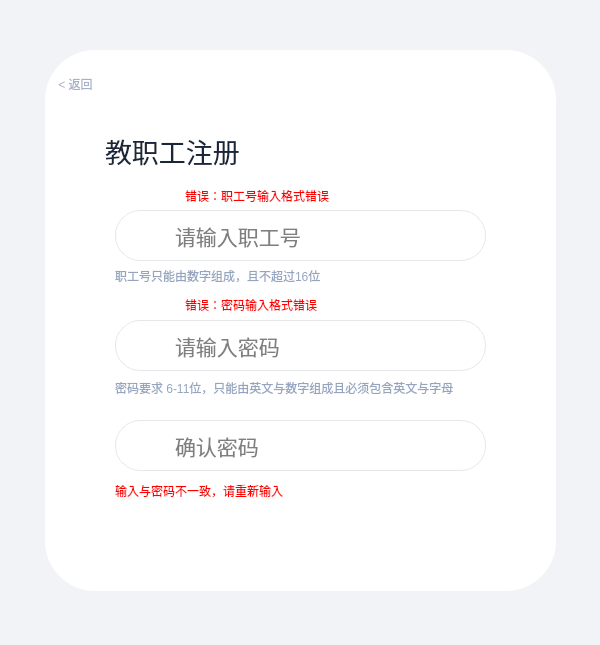
<?xml version="1.0" encoding="UTF-8"?>
<ui version="4.0">
 <class>RegisterDlg</class>
 <widget class="QDialog" name="RegisterDlg">
  <property name="geometry">
   <rect>
    <x>0</x>
    <y>0</y>
    <width>600</width>
    <height>645</height>
   </rect>
  </property>
  <property name="minimumSize">
   <size>
    <width>600</width>
    <height>645</height>
   </size>
  </property>
  <property name="maximumSize">
   <size>
    <width>600</width>
    <height>645</height>
   </size>
  </property>
  <property name="windowTitle">
   <string>Dialog</string>
  </property>
  <property name="styleSheet">
   <string notr="true">#RegisterDlg
{
background-color:#f1f3f6;
}</string>
  </property>
  <widget class="QWidget" name="widget" native="true">
   <property name="geometry">
    <rect>
     <x>45</x>
     <y>50</y>
     <width>511</width>
     <height>541</height>
    </rect>
   </property>
   <property name="styleSheet">
    <string notr="true">#widget
{
background-color:#ffffff;
border-radius:50; 
}</string>
   </property>
   <widget class="QPushButton" name="pushButton">
    <property name="geometry">
     <rect>
      <x>0</x>
      <y>20</y>
      <width>61</width>
      <height>28</height>
     </rect>
    </property>
    <property name="styleSheet">
     <string notr="true">#pushButton
{
color:#a7b0ca;
  background-color: rgba(0, 0, 0, 0);
  border: none; 
}

#pushButton:hover{
color:#dd3a5f;
}</string>
    </property>
    <property name="text">
     <string>&lt; 返回</string>
    </property>
   </widget>
   <widget class="QLabel" name="label">
    <property name="geometry">
     <rect>
      <x>60</x>
      <y>70</y>
      <width>181</width>
      <height>61</height>
     </rect>
    </property>
    <property name="font">
     <font>
      <family>黑体</family>
      <pointsize>20</pointsize>
      <weight>50</weight>
      <bold>false</bold>
     </font>
    </property>
    <property name="styleSheet">
     <string notr="true">#label
{
color:#1a263c;
}</string>
    </property>
    <property name="text">
     <string>教职工注册</string>
    </property>
   </widget>
   <widget class="QLineEdit" name="lineEdit">
    <property name="geometry">
     <rect>
      <x>120</x>
      <y>160</y>
      <width>321</width>
      <height>51</height>
     </rect>
    </property>
    <property name="font">
     <font>
      <family>Arial</family>
      <pointsize>16</pointsize>
     </font>
    </property>
    <property name="styleSheet">
     <string notr="true">#lineEdit
{
/*border:none;*/
border: 1px solid #e5e7e9;
border-left:none;
border-top-right-radius:25;
border-bottom-right-radius:25;
 padding: 8px; 
}

#lineEdit:hover
{
border: 1px solid #f7115b;
border-left:none;
border-top-right-radius:25;
border-bottom-right-radius:25;
 padding: 8px; 
}</string>
    </property>
    <property name="placeholderText">
     <string>请输入职工号</string>
    </property>
   </widget>
   <widget class="QLineEdit" name="lineEdit_2">
    <property name="geometry">
     <rect>
      <x>120</x>
      <y>270</y>
      <width>321</width>
      <height>51</height>
     </rect>
    </property>
    <property name="font">
     <font>
      <pointsize>16</pointsize>
     </font>
    </property>
    <property name="styleSheet">
     <string notr="true">#lineEdit_2
{
/*border:none;*/
border: 1px solid #e5e7e9;
border-left:none;
border-top-right-radius:25;
border-bottom-right-radius:25;
 padding: 8px; 
}

#lineEdit_2:hover
{
border: 1px solid #f7115b;
border-left:none;
border-top-right-radius:25;
border-bottom-right-radius:25;
 padding: 8px; 
}</string>
    </property>
    <property name="echoMode">
     <enum>QLineEdit::Password</enum>
    </property>
    <property name="placeholderText">
     <string>请输入密码</string>
    </property>
   </widget>
   <widget class="QLabel" name="label_2">
    <property name="geometry">
     <rect>
      <x>140</x>
      <y>135</y>
      <width>291</width>
      <height>21</height>
     </rect>
    </property>
    <property name="styleSheet">
     <string notr="true">#label_2
{
color:red;
}</string>
    </property>
    <property name="text">
     <string>错误：职工号输入格式错误</string>
    </property>
   </widget>
   <widget class="QLabel" name="label_3">
    <property name="geometry">
     <rect>
      <x>70</x>
      <y>210</y>
      <width>341</width>
      <height>31</height>
     </rect>
    </property>
    <property name="styleSheet">
     <string notr="true">#label_3
{
color:#95a5c0;
}</string>
    </property>
    <property name="text">
     <string>职工号只能由数字组成，且不超过16位</string>
    </property>
   </widget>
   <widget class="QLabel" name="label_4">
    <property name="geometry">
     <rect>
      <x>140</x>
      <y>244</y>
      <width>281</width>
      <height>21</height>
     </rect>
    </property>
    <property name="styleSheet">
     <string notr="true">#label_4
{
color:red;
}</string>
    </property>
    <property name="text">
     <string>错误：密码输入格式错误</string>
    </property>
   </widget>
   <widget class="QLabel" name="label_5">
    <property name="geometry">
     <rect>
      <x>70</x>
      <y>330</y>
      <width>441</width>
      <height>16</height>
     </rect>
    </property>
    <property name="styleSheet">
     <string notr="true">#label_5
{
color:#95a5c0;
}</string>
    </property>
    <property name="text">
     <string>密码要求 6-11位，只能由英文与数字组成且必须包含英文与字母</string>
    </property>
   </widget>
   <widget class="QLineEdit" name="lineEdit_3">
    <property name="geometry">
     <rect>
      <x>120</x>
      <y>370</y>
      <width>321</width>
      <height>51</height>
     </rect>
    </property>
    <property name="font">
     <font>
      <pointsize>16</pointsize>
     </font>
    </property>
    <property name="styleSheet">
     <string notr="true">#lineEdit_3
{
/*border:none;*/
border: 1px solid #e5e7e9;
border-left:none;
border-top-right-radius:25;
border-bottom-right-radius:25;
 padding: 8px; 
}

#lineEdit_3:hover
{
border: 1px solid #f7115b;
border-left:none;
border-top-right-radius:25;
border-bottom-right-radius:25;
 padding: 8px; 
}</string>
    </property>
    <property name="echoMode">
     <enum>QLineEdit::Password</enum>
    </property>
    <property name="placeholderText">
     <string>确认密码</string>
    </property>
   </widget>
   <widget class="QLabel" name="label_6">
    <property name="geometry">
     <rect>
      <x>70</x>
      <y>430</y>
      <width>371</width>
      <height>21</height>
     </rect>
    </property>
    <property name="styleSheet">
     <string notr="true">#label_6
{
color:red;
}</string>
    </property>
    <property name="text">
     <string>输入与密码不一致，请重新输入</string>
    </property>
   </widget>
   <widget class="QPushButton" name="pushButton_2">
    <property name="geometry">
     <rect>
      <x>70</x>
      <y>460</y>
      <width>371</width>
      <height>51</height>
     </rect>
    </property>
    <property name="font">
     <font>
      <family>等线</family>
      <pointsize>16</pointsize>
      <weight>75</weight>
      <bold>true</bold>
     </font>
    </property>
    <property name="styleSheet">
     <string notr="true">#pushButton_2
{
border:none;
color:#ffffff;
  background-color: qlineargradient(
        x1: 0, y1: 0,
        x2: 1, y2: 1,
        stop: 0 #767aff,
        stop: 1 #83bcff 
    );
border-radius:25;
}


#pushButton_2:hover
{
  background-color: qlineargradient(
        x1: 0, y1: 0,
        x2: 1, y2: 1,
        stop: 0 #ec7f9e,
        stop: 1 #9ca2c4 
    );
}</string>
    </property>
    <property name="text">
     <string>下一步</string>
    </property>
   </widget>
   <widget class="QPushButton" name="pushButton_3">
    <property name="geometry">
     <rect>
      <x>70</x>
      <y>160</y>
      <width>51</width>
      <height>51</height>
     </rect>
    </property>
    <property name="styleSheet">
     <string notr="true">#pushButton_3
{
border:1px solid  #e5e7e9;
border-right:none;
border-top-left-radius:25;
border-bottom-left-radius:25;
}</string>
    </property>
    <property name="text">
     <string/>
    </property>
    <property name="icon">
     <iconset resource="res.qrc">
      <normaloff>:/icons/acount.png</normaloff>:/icons/acount.png</iconset>
    </property>
    <property name="iconSize">
     <size>
      <width>30</width>
      <height>30</height>
     </size>
    </property>
   </widget>
   <widget class="QPushButton" name="pushButton_4">
    <property name="geometry">
     <rect>
      <x>70</x>
      <y>270</y>
      <width>51</width>
      <height>51</height>
     </rect>
    </property>
    <property name="styleSheet">
     <string notr="true">#pushButton_4
{
border:1px solid  #e5e7e9;
border-right:none;
border-top-left-radius:25;
border-bottom-left-radius:25;
}</string>
    </property>
    <property name="text">
     <string/>
    </property>
    <property name="icon">
     <iconset resource="res.qrc">
      <normaloff>:/icons/password.png</normaloff>:/icons/password.png</iconset>
    </property>
    <property name="iconSize">
     <size>
      <width>30</width>
      <height>30</height>
     </size>
    </property>
   </widget>
   <widget class="QPushButton" name="pushButton_5">
    <property name="geometry">
     <rect>
      <x>70</x>
      <y>370</y>
      <width>51</width>
      <height>51</height>
     </rect>
    </property>
    <property name="styleSheet">
     <string notr="true">#pushButton_5
{
border:1px solid  #e5e7e9;
border-right:none;
border-top-left-radius:25;
border-bottom-left-radius:25;
}</string>
    </property>
    <property name="text">
     <string/>
    </property>
    <property name="icon">
     <iconset resource="res.qrc">
      <normaloff>:/icons/rightPassword.png</normaloff>:/icons/rightPassword.png</iconset>
    </property>
    <property name="iconSize">
     <size>
      <width>30</width>
      <height>30</height>
     </size>
    </property>
   </widget>
  </widget>
 </widget>
 <resources>
  <include location="res.qrc"/>
 </resources>
 <connections/>
</ui>
